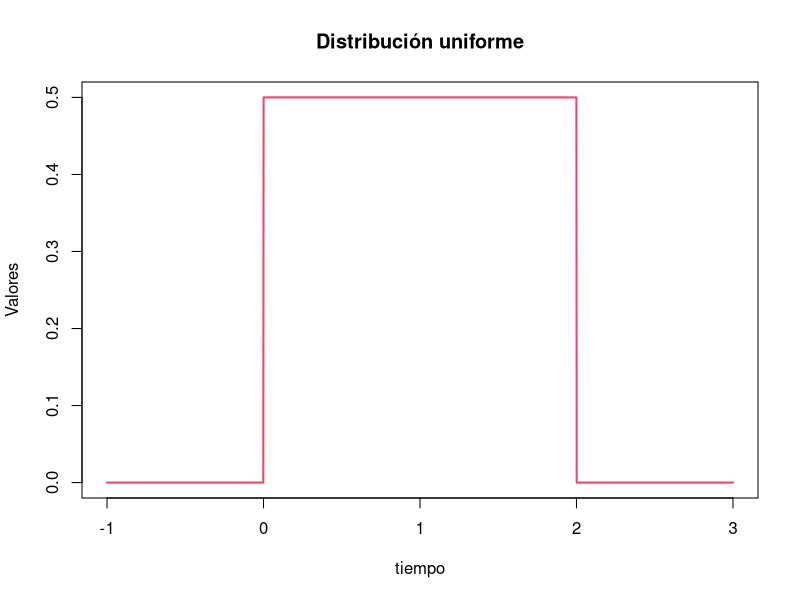

Write the R code that produced this figure.
## ---- chunk 1
#| echo: true
x <-seq(-1,3, length=2000)
u <-ifelse(x>0 & x<2, 0.5,0)
plot(x,u, type="l", main="Distribución uniforme", xlab="tiempo", ylab="Valores", lwd=2, col="#ef476f")
